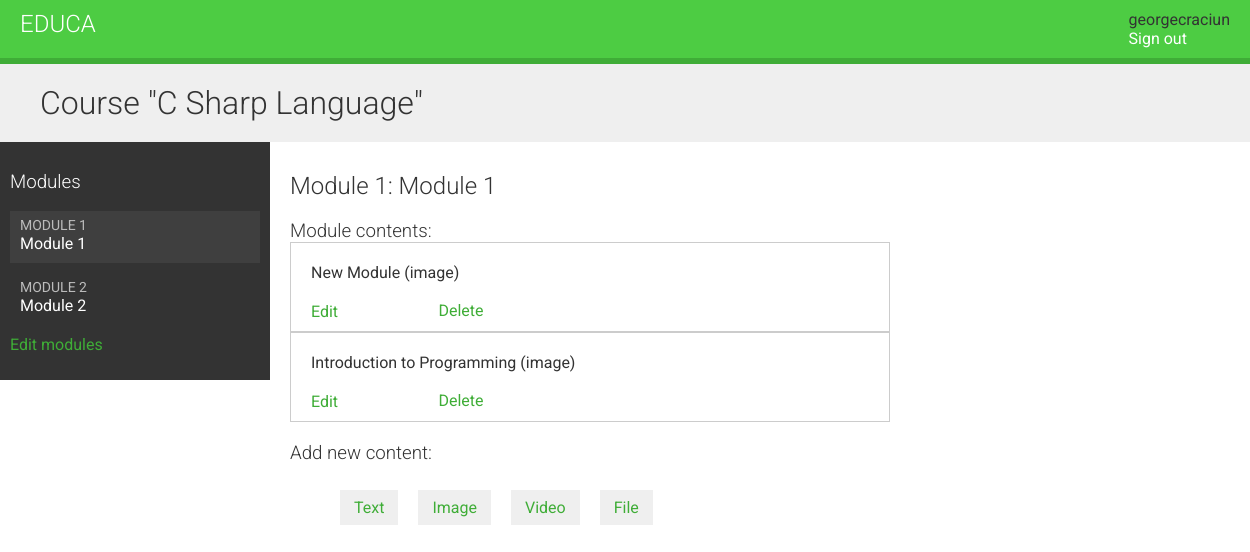
/course/module/6/ (signed in), run on an earlier commit of the app's database.
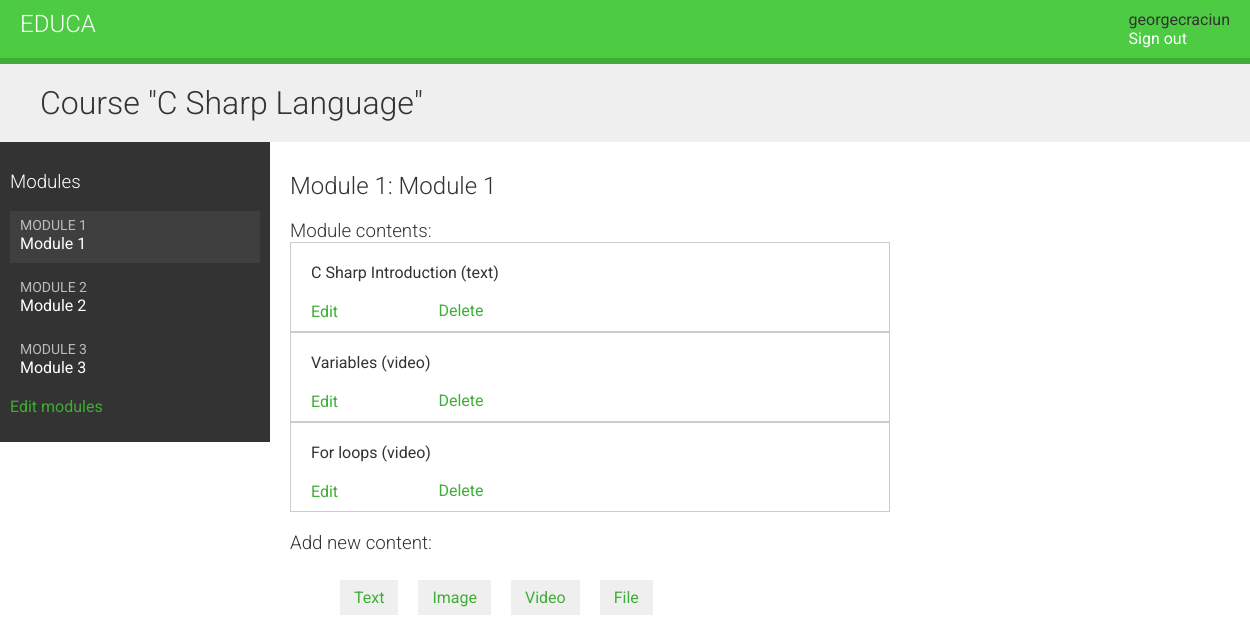
And on a later commit of the database.
### courses/models.py (models this page shows, shortened)
class Course(models.Model):
    owner = models.ForeignKey(User,
        related_name='courses_created',
        on_delete=models.CASCADE)
    subject = models.ForeignKey(Subject,
    related_name='courses',
    on_delete=models.CASCADE)
    title = models.CharField(max_length=200)
    slug = models.SlugField(max_length=200, unique=True)
    overview = models.TextField()
    created = models.DateTimeField(auto_now_add=True)
    students=models.ManyToManyField(User,related_name='courses_joined',blank=True)
    class Meta:
        ordering = ['-created']

class Module(models.Model):
    course = models.ForeignKey(Course,
    related_name='modules',
    on_delete=models.CASCADE)
    title = models.CharField(max_length=200)
    description = models.TextField(blank=True)
    order=OrderField(blank=True,for_fields=['course'])
    class Meta:
        ordering = ['order']

class Content(models.Model):
    module=models.ForeignKey(Module,related_name='contents',
    on_delete=models.CASCADE)
    content_type=models.ForeignKey(ContentType,on_delete=models.CASCADE,
    limit_choices_to={'model__in':(
        'text','video','image','file'
    )})
    order=OrderField(blank=True,for_fields=['module'])
    object_id=models.PositiveIntegerField()
    item=GenericForeignKey('content_type','object_id')
    class Meta:
        ordering = ['order']

class ItemBase(models.Model):
    owner = models.ForeignKey(User,
                            related_name='%(class)s_related',
                            on_delete=models.CASCADE)
    title = models.CharField(max_length=250)
    created = models.DateTimeField(auto_now_add=True)
    updated = models.DateTimeField(auto_now=True)
    class Meta:
        abstract = True
    def __str__(self):
        return self.title

class Image(ItemBase):
    file = models.FileField(upload_to='images')

class Text(ItemBase):
    context=models.TextField()

class Video(ItemBase):
    url = models.URLField()

### courses/views.py (the view)
class ModuleContentListView(TemplateResponseMixin,View):
    template_name = 'courses/manage/module/content_list.html'
    def get(self, request, module_id):
        module = get_object_or_404(Module,
                                    id=module_id,
                                    course__owner=request.user)
        return self.render_to_response({'module': module})

### courses/templatetags/course.py (called while the page is built)
@register.filter
def model_name(obj):
    try:
        return obj._meta.model_name
    except AttributeError:
        return None

### courses/templates/courses/manage/module/content_list.html (shortened to what this page needs)
{% extends "base.html" %}
{% load course %}
{% block content %}
{% with course=module.course %}
    <h1>Course "{{ course.title }}"</h1>
    <div class="contents">
        <h3>Modules</h3>
        <ul id="modules">
            {% for m in course.modules.all %}
                <li data-id="{{ m.id }}" {% if m == module %}
                class="selected"{% endif %}>
                <a href="{% url 'module_content_list' m.id %}">
                <span>
                Module <span class="order">{{ m.order|add:1 }}</span>
                </span>
                <br>
                {{ m.title }}
                </a>
                </li>
            {% empty %}
                <li>No modules yet.</li>
            {% endfor %}
        </ul>
        <p><a href="{% url 'course_module_update' course.id %}">
        Edit modules</a></p>
    </div>
    <div class="module">
        <h2>Module {{ module.order|add:1 }}: {{ module.title }}</h2>
        <h3>Module contents:</h3>
        <div id="module-contents">
            {% for content in module.contents.all %}
            <div data-id="{{ content.id }}">
                {% with item=content.item %}
                <p>{{ item }} ({{ item|model_name }})</p>
                <a href="{% url 'module_content_update' module.id item|model_name item.id %}">
                Edit
                </a>
                <form action="{% url 'module_content_delete' content.id %}"
                method="post">
                <input type="submit" value="Delete">
                </form>
                {% endwith %}
            </div>
            {% empty %}
            <p>This module has no contents yet.</p>
            {% endfor %}
        </div>
        <h3>Add new content:</h3>
        <ul class="content-types">
        <li><a href="{% url 'module_content_create' module.id 'text'%}">
        Text</a></li>
        <li><a href="{% url 'module_content_create' module.id 'image'%}">
        Image</a></li>
        <li><a href="{% url 'module_content_create' module.id 'video'%}">
        Video</a></li>
        <li><a href="{% url 'module_content_create' module.id 'file'%}">
        File</a></li>
        </ul>
    </div>
{% endwith %}
{% endblock %}

### courses/templates/base.html (shortened to what this page needs)
{% load static %}
<!DOCTYPE html>
<html>
    <head>
        <link href="{% static "css/base.css" %}" rel="stylesheet">
    </head>
    <body>
        <div id="header">
            <a href="/" class="logo">Educa</a>
            <ul class="menu">
            {% if request.user.is_authenticated %}
            <li>{{request.user.username}} </li>
            <li><a href="{% url "logout" %}">Sign out</a></li>
            {% else %}
            <li><a href="{% url "login" %}">Sign in</a></li>
            {% endif %}
            </ul>
        </div>
        <div id="content">
        {% block content %}
        {% endblock %}
        </div>
    </body>
</html>

### courses/static/css/base.css (style rules this page uses)
body { margin:0; font-family:'Roboto', sans-serif; font-weight:400; color:#333; }
a { color:#3fad37; text-decoration:none; }
ul { float:left; }
h1, h2, h3, h4, h5, h6 { font-family:'Roboto', sans-serif; font-weight:300; }
h1 { background:#efefef; width:100%; overflow:auto; padding:20px 0 20px 40px; margin:0; }
.module { padding:10px 20px; float:left; width:600px; }
.module h3 { margin:20px 0 0; padding:0; width:100%; }
.module p { margin:10px 0 20px; width:100%; float:left; }
#header { background:#4dcc43; overflow:auto; padding:10px 20px; border-bottom:6px solid #3fad37; }
#header .logo { text-decoration:none; font-family:'Roboto', sans-serif; font-weight:300; text-transform:uppercase; font-size:24px; color:#fff; float:left; }
#header a { color:#fff; }
#header .menu { list-style:none; float:right; margin:0; padding:0; }
.contents { width:20%; padding:10px; float:left; background:#333; color: #fff; font-family:'Roboto', sans-serif; }
.contents ul { list-style:none; margin:0; padding:0; width:100%; }
.contents ul li { margin:0 0 10px 0; padding:4px 10px 10px; overflow:auto; cursor:move; }
.contents ul li.selected { background:#3f3f3f; }
.contents ul span { text-transform:uppercase; color:#bbb; font-size:14px; }
.contents ul a { display:block; color:#fff; text-decoration:none; }
ul.content-types li { list-style:none; float:left; margin:10px; background:#efefef; padding:8px 14px; }
input, select, textarea { border:1px solid #ccc; border-bottom:3px solid #ccc; padding:8px 12px; font-size:16px; font-family:'Roboto', sans-serif; float:left; clear:both; width:300px; }
input[type=submit], a.button { border-radius:5px; background:#4dcc43; color:#fff; font-size:16px; text-transform:uppercase; border:none; padding:10px 20px; margin:20px 0; }
#module-contents div { padding:10px 20px; border:1px solid #ccc; background:#fff }
#module-contents form { margin:0; padding:0; }
#module-contents input[type=submit] { color:#3fad37; background:none; margin:-20px 0 0; padding:0; float:left; text-transform:none; }

What changed in the data, as far as the page shows it:
removed Content: item "New Module", item|model_name "image"
removed Content: item "Introduction to Programming", item|model_name "image"
added Module: order|add "3", title "Module 3"
added Content: item "C Sharp Introduction", item|model_name "text"
added Content: item "Variables", item|model_name "video"
added Content: item "For loops", item|model_name "video"
